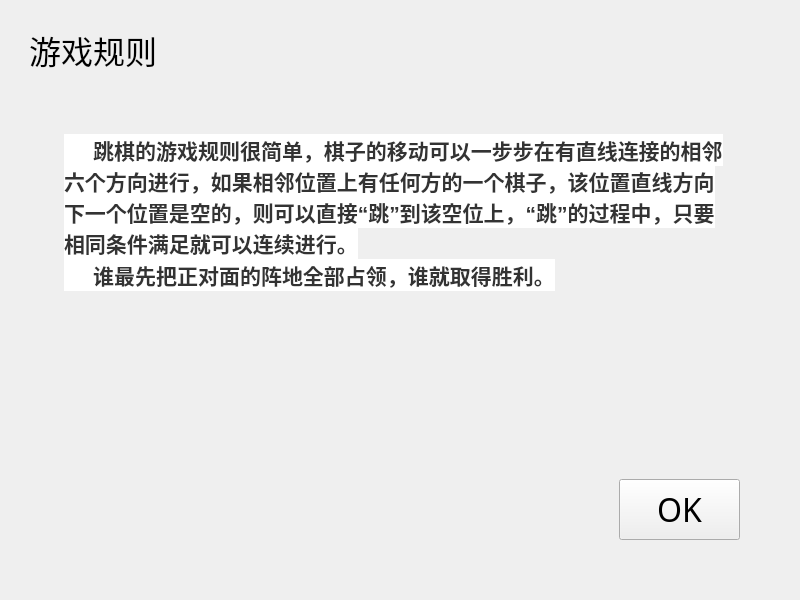
<?xml version="1.0" encoding="UTF-8"?>
<ui version="4.0">
 <class>regulation</class>
 <widget class="QWidget" name="regulation">
  <property name="geometry">
   <rect>
    <x>0</x>
    <y>0</y>
    <width>800</width>
    <height>600</height>
   </rect>
  </property>
  <property name="minimumSize">
   <size>
    <width>800</width>
    <height>600</height>
   </size>
  </property>
  <property name="maximumSize">
   <size>
    <width>800</width>
    <height>600</height>
   </size>
  </property>
  <property name="windowTitle">
   <string>Form</string>
  </property>
  <property name="styleSheet">
   <string notr="true">background-image: url(:/res/background4.png);</string>
  </property>
  <widget class="QWidget" name="widget" native="true">
   <property name="geometry">
    <rect>
     <x>-1</x>
     <y>-1</y>
     <width>811</width>
     <height>611</height>
    </rect>
   </property>
   <widget class="QLabel" name="label">
    <property name="geometry">
     <rect>
      <x>30</x>
      <y>10</y>
      <width>191</width>
      <height>81</height>
     </rect>
    </property>
    <property name="font">
     <font>
      <family>华康俪金黑W8(P)</family>
      <pointsize>24</pointsize>
     </font>
    </property>
    <property name="styleSheet">
     <string notr="true">background: transparent;</string>
    </property>
    <property name="text">
     <string>游戏规则</string>
    </property>
   </widget>
   <widget class="QPushButton" name="pushButton">
    <property name="geometry">
     <rect>
      <x>620</x>
      <y>480</y>
      <width>121</width>
      <height>61</height>
     </rect>
    </property>
    <property name="font">
     <font>
      <family>黑体</family>
      <pointsize>24</pointsize>
     </font>
    </property>
    <property name="text">
     <string>OK</string>
    </property>
   </widget>
   <widget class="QTextBrowser" name="textBrowser">
    <property name="geometry">
     <rect>
      <x>60</x>
      <y>130</y>
      <width>671</width>
      <height>291</height>
     </rect>
    </property>
    <property name="styleSheet">
     <string notr="true">background: transparent;</string>
    </property>
    <property name="html">
     <string>&lt;!DOCTYPE HTML PUBLIC &quot;-//W3C//DTD HTML 4.0//EN&quot; &quot;http://www.w3.org/TR/REC-html40/strict.dtd&quot;&gt;
&lt;html&gt;&lt;head&gt;&lt;meta name=&quot;qrichtext&quot; content=&quot;1&quot; /&gt;&lt;style type=&quot;text/css&quot;&gt;
p, li { white-space: pre-wrap; }
&lt;/style&gt;&lt;/head&gt;&lt;body style=&quot; font-family:'SimSun'; font-size:9pt; font-weight:400; font-style:normal;&quot;&gt;
&lt;p style=&quot; margin-top:0px; margin-bottom:0px; margin-left:0px; margin-right:0px; -qt-block-indent:0; text-indent:0px;&quot;&gt;&lt;span style=&quot; font-family:'arial,宋体,sans-serif'; font-size:16pt; font-weight:600; color:#333333; background-color:#ffffff;&quot;&gt;     跳棋的游戏规则很简单，棋子的移动可以一步步在有直线连接的相邻六个方向进行，如果相邻位置上有任何方的一个棋子，该位置直线方向下一个位置是空的，则可以直接“跳”到该空位上，“跳”的过程中，只要相同条件满足就可以连续进行。&lt;/span&gt;&lt;/p&gt;
&lt;p style=&quot; margin-top:0px; margin-bottom:0px; margin-left:0px; margin-right:0px; -qt-block-indent:0; text-indent:0px;&quot;&gt;&lt;span style=&quot; font-family:'arial,宋体,sans-serif'; font-size:16pt; font-weight:600; color:#333333; background-color:#ffffff;&quot;&gt;     谁最先把正对面的阵地全部占领，谁就取得胜利。&lt;/span&gt;&lt;/p&gt;&lt;/body&gt;&lt;/html&gt;</string>
    </property>
   </widget>
  </widget>
 </widget>
 <resources/>
 <connections/>
</ui>
